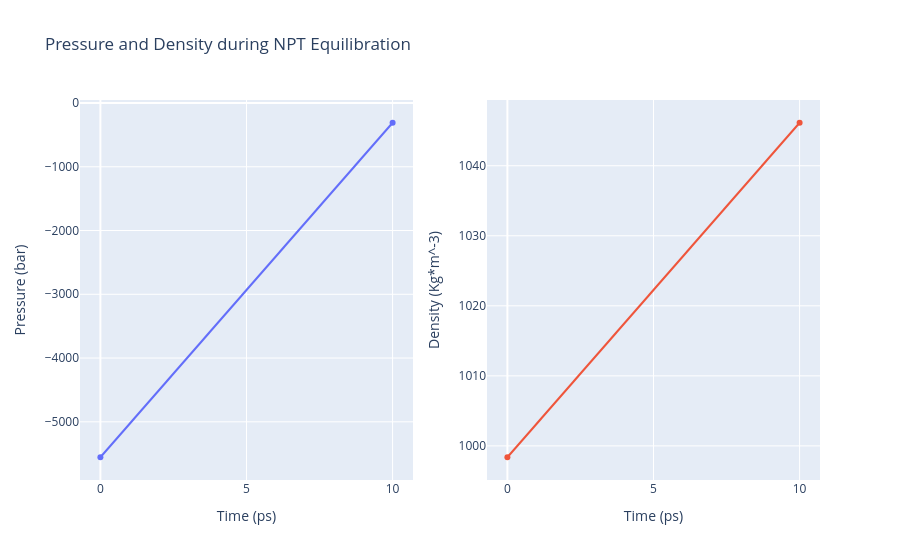

The notebook cell this image was saved under:
### Code cell
# Read pressure and density data from file 
with open(output_npt_pd_xvg,'r') as pd_file:
    x,y,z = map(
        list,
        zip(*[
            (float(line.split()[0]),float(line.split()[1]),float(line.split()[2]))
            for line in pd_file 
            if not line.startswith(("#","@")) 
        ])
    )

plotly.offline.init_notebook_mode(connected=True)

trace1 = go.Scatter(
    x=x,y=y
)
trace2 = go.Scatter(
    x=x,y=z
)

fig = subplots.make_subplots(rows=1, cols=2, print_grid=False)

fig.append_trace(trace1, 1, 1)
fig.append_trace(trace2, 1, 2)

fig['layout']['xaxis1'].update(title='Time (ps)')
fig['layout']['xaxis2'].update(title='Time (ps)')
fig['layout']['yaxis1'].update(title='Pressure (bar)')
fig['layout']['yaxis2'].update(title='Density (Kg*m^-3)')

fig['layout'].update(title='Pressure and Density during NPT Equilibration')
fig['layout'].update(showlegend=False)

plotly.offline.iplot(fig)

### Figure 1 — Plotly figure (JSON) as saved in the notebook; plotly's stock layout.template omitted (floating-point values rounded to 4 significant figures)
{"data": [{"type": "scatter", "x": [0, 10], "xaxis": "x", "y": [-5556.0, -309.5], "yaxis": "y"}, {"type": "scatter", "x": [0, 10], "xaxis": "x2", "y": [998.4, 1046.0], "yaxis": "y2"}], "layout": {"showlegend": false, "title": {"text": "Pressure and Density during NPT Equilibration"}, "xaxis": {"anchor": "y", "domain": [0, 0.45], "title": {"text": "Time (ps)"}}, "xaxis2": {"anchor": "y2", "domain": [0.55, 1], "title": {"text": "Time (ps)"}}, "yaxis": {"anchor": "x", "domain": [0, 1], "title": {"text": "Pressure (bar)"}}, "yaxis2": {"anchor": "x2", "domain": [0, 1], "title": {"text": "Density (Kg*m^-3)"}}}}
